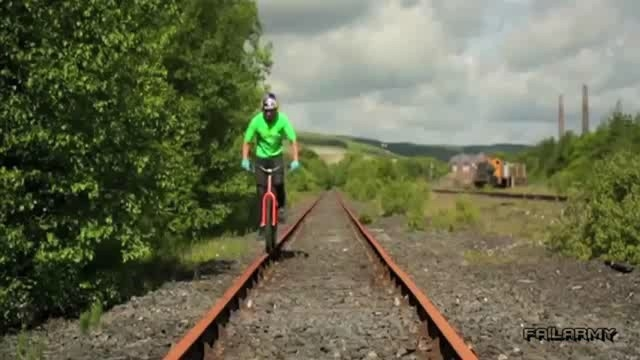
#> input picture Module 3/Mean Shift/mean_cum_shift/TuneParameters/Biker.jpg, 640 x 360 px, given as the content of the folder ../data/Bolt/img, which was not available
$ jupyter execute --allow-errors 'Mean shift.ipynb'   (shell and % lines are left out)   (text cells are left out)
#> lines starting #> are read from the running program, lines starting #| are printed output that depends on the picture; after the words box and inside, x2 and y2 are one past the last pixel; in counts of white or black regions, pixels touching at a corner belong together; pictures that were not available may be replaced by others from this repository, and a replacement may not be noted
[cell 1]

import numpy as np
import matplotlib.pyplot as plt
from mpl_toolkits.mplot3d import Axes3D
from matplotlib import cm
from matplotlib import colors
import cv2 as cv

from matplotlib import animation, rc
from IPython.display import HTML

from PIL import Image
import glob

[cell 2]
def cv2_imshow(img):
    plt.rcParams['figure.figsize'] = [10, 10]
    plt.imshow(img, cmap = 'gray', interpolation = 'bicubic')
    plt.axis("off")
    plt.show()

def plot_colors_hsv(img):
    pixel_colors = img.reshape((np.shape(img)[0]*np.shape(img)[1], 3))
    norm = colors.Normalize(vmin=-1.,vmax=1.)
    norm.autoscale(pixel_colors)
    pixel_colors = norm(pixel_colors).tolist()

    h, s, v = cv.split(img)
    fig = plt.figure()
    axis = fig.add_subplot(1, 1, 1, projection="3d")

    axis.scatter(h.flatten(), s.flatten(), v.flatten(), facecolors=pixel_colors, marker=".")
    axis.set_xlabel("Hue")
    axis.set_ylabel("Saturation")
    axis.set_zlabel("Value")
    plt.show()

    plt.hist(h)
    plt.show()

[cell 3]
configs = [
    {
        'track': [227,207,122,99],
        'dataset_name': 'BlurCar2',
        'image_src': '../data/{}/img/*.jpg'.format('BlurCar2'),
        'bins': 180,
        'filter_mask_from': (0.,0.,0.),
        'filter_mask_to': (180.,255.,100.)
    },

    {
        'track': [198,214,34,81],
        'dataset_name': 'Basketball',
        'image_src': '../data/{}/img/*.jpg'.format('Basketball'),
        'bins': 3,
        'filter_mask_from': (33.,60.,55.),
        'filter_mask_to': (84.,255.,193.)
    },

    {
        'track': [450,91,31,37],
        'dataset_name': 'Bird1',
        'image_src': '../data/{}/img/*.jpg'.format('Bird1'),
        'bins': 50,
        'filter_mask_from': (1.,60.,32.),
        'filter_mask_to': (12.,255.,255.)
    },


    {
        'track': [262,94,16,26],
        'dataset_name': 'Biker',
        'image_src': '../data/{}/img/*.jpg'.format('Biker'),
        'bins': 10,
        'filter_mask_from': (80.,0.,0.),
        'filter_mask_to': (180.,255.,255.)
    },

    {
        'track': [336,165,26,61],
        'dataset_name': 'Bolt',
        'image_src': '../data/{}/img/*.jpg'.format('Bolt'),
        'bins': 180,
        'filter_mask_from': (0.,0.,0.),
        'filter_mask_to': (25.,255.,30.)
    },
]

[cell 4]
# [7 lines of commented-out code are left out]

[cell 5]
# [7 lines of commented-out code are left out]

[cell 6]
# [7 lines of commented-out code are left out]

[cell 7]
# [7 lines of commented-out code are left out]

[cell 8]
track = [336,165,26,61] # bound box of the object to track
dataset_name = 'Bolt'
image_src = '../data/{}/img/*.jpg'.format(dataset_name)

bins = 180
filter_mask_from = (0.,0.,0.)
filter_mask_to = (25.,255.,30.)

[cell 9]
# load images
image_list = []
for file in sorted(glob.glob(image_src)):
    image_list.append(file)

[cell 10]
# setup initial location of window
x, y, w, h = track # simply hardcoded the values
track_window = (x, y, w, h)

# set up the ROI for tracking
gray1 = cv.imread(image_list[0])
#> gray1 is the input picture: shape (360, 640, 3); mean B, G, R 80, 107.5, 105.2
hsv_original = cv.cvtColor(gray1, cv.COLOR_BGR2HSV)
#> hsv_original: shape (360, 640, 3); mean H, S, V 36.6, 97.8, 112.5
# draw rectangle
features_img = np.copy(gray1)
cv.rectangle(features_img, (x,y), (x+w, y+h), 255,2)
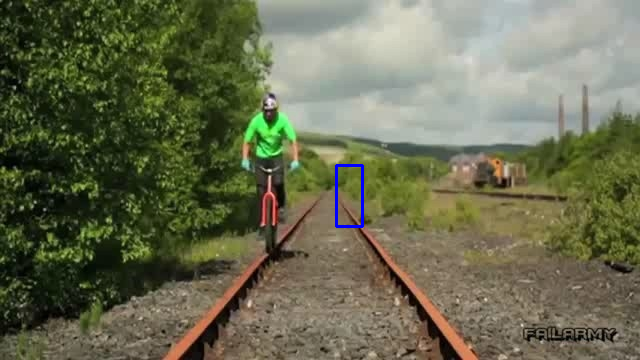
#> features_img: shape (360, 640, 3); 0.22% of pixels changed, all inside (x1, y1, x2, y2) = (335, 164, 364, 228)
cv2_imshow(cv.cvtColor(features_img, cv.COLOR_BGR2RGB))
#> `roi = gray1[y:y+h, x:x+w]`:
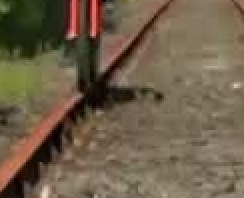
#> roi: shape (99, 122, 3) (shown 2 times larger); mean B, G, R 73.7, 95.2, 110.7
#> `hsv_roi = cv.cvtColor(roi, cv.COLOR_BGR2HSV)`: hsv_roi: shape (99, 122, 3); mean H, S, V 19, 95.2, 111.5
#> `mask1 = cv.inRange(hsv_roi, np.array(filter_mask_from), np.array(filte..`:
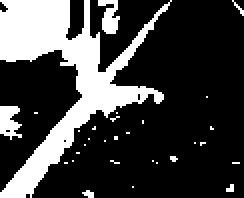
#> mask1: shape (99, 122) (shown 2 times larger); 25% white; 30 white regions (27 under 20 px), largest, box (x1, y1, x2, y2) and area: (0, 0, 86, 99) 2671, (0, 53, 11, 70) 128, (49, 0, 60, 17) 115
#> `roi_hist = cv.calcHist([hsv_roi],[0],mask1,[bins],[filter_mask_from[0]..`: roi_hist = 180 values, max 196 at index 11, min 0 at index 49, mean 16.74

#> (the rest of this cell did not finish here and is left out)

#> (a cell that did not finish here is left out)
